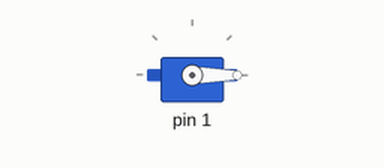
Bench run of a sketch on a simulated Arduino Uno, built with avr-gcc and run on an emulated ATmega328P. Parts: servo.

Above: at 0.05 s.
Timing chart, 0 to 4.6 s (numbered marks = the images above):
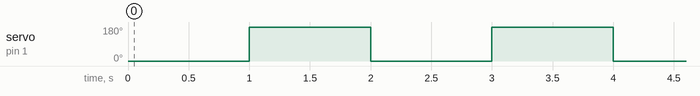

The sketch:

10._Output_Servo.ino
```cpp
/*/
 * A9  to RX USBTTL (Serial1 TX)
 * A10 to TX USBTTL (Serial1 RX)
 * Tekan Reset sebelum Upload
 * Pilih Board    :fake STM32F10
 * Upload methode :Serial
 */

//Download dan masukan Library
#include <Servo.h

//Inisialisasi pembuatan variable
int outServo=PB1; //Pin untuk Servo
Servo myservo;

void setup() {
  //Menentukan Fungsionalitas dari PIN pada Microcontroller
  Serial.begin(115200); //baudrate yang digunakan untuk komunikasi microcontroller dengan komputer
  myservo.attach(outServo);
}

void loop() {
  //Program yang akan dijalankan berulang-ulang
  myservo.write(0); //0-180
  delay(1000); //Jeda waktu perulagan seama 1000 mili detik
  myservo.write(180); //0-180
  delay(1000); //Jeda waktu perulagan seama 1000 mili detik
}
```

Measured:
- by itself, servo on pin 1: alternates 180° for 1.0 s and 0° for 1.0 s
